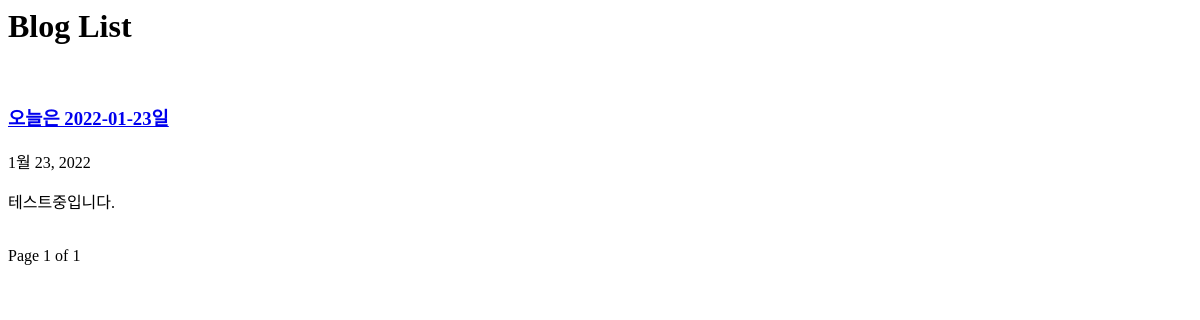
/blog/, run on an earlier commit of the app's database.
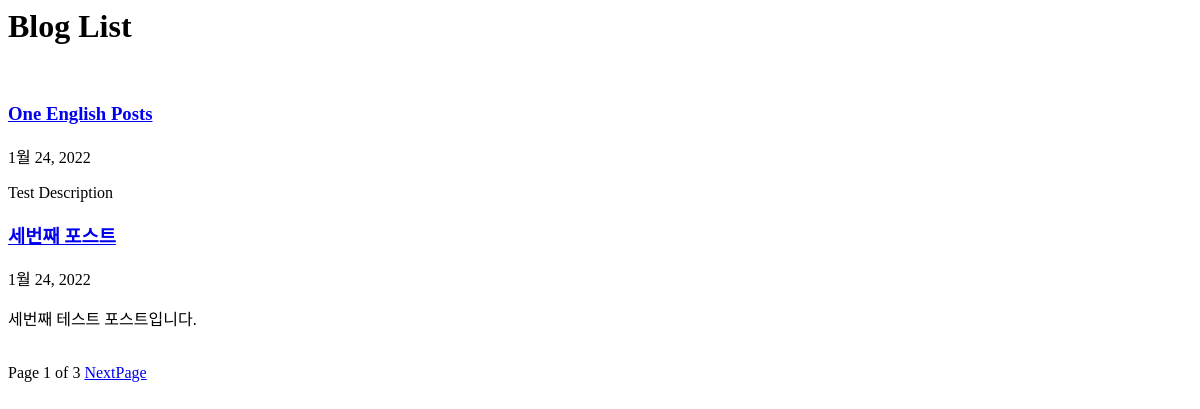
And on a later commit of the database.
### blog/models.py (models this page shows, shortened)
class Post(models.Model):
    title = models.CharField(verbose_name='TITLE', max_length=50)
    slug = models.SlugField('SLUG', unique=True, allow_unicode=True, help_text='one word for title alias')
    description = models.CharField('DESCRIPTION', max_length=100, blank=True, help_text='simple description text')
    content = models.TextField('CONTENT')
    created_dt = models.DateTimeField('CREATE DATE', auto_now_add=True)
    modify_dt = models.DateTimeField('MODIFY DATE', auto_now=True)
    class Meta:
        verbose_name = 'post'
        verbose_name_plural = 'posts'
        db_table = 'blog_posts'
        ordering = ('-modify_dt',)
    def get_absolute_url(self):
        return reverse('blog:post_detail', args=(self.slug,))

### blog/views.py (the view)
# urls.py: path('', views.PostLV.as_view(), name='index'),
class PostLV(ListView):
    model = Post
    template_name = 'blog/post_all.html'
    context_object_name = 'posts'
    paginate_by = 2

### blog/templates/blog/post_all.html (shortened to what this page needs)
<h1>Blog List</h1>
{% for post in posts %}
    <h3><a href='{{ post.get_absolute_url }}'>{{ post.title }}</a></h3>
    {{ post.modify_dt|date:"N d, Y" }}
    <p>{{ post.description }}</p>
{% endfor %}
<div>
    <span>
        Page {{ page_obj.number }} of {{ page_obj.paginator.num_pages }}
        {% if page_obj.has_next %}
            <a href="?page={{ page_obj.next_page_number }}">NextPage</a>
        {% endif %}
    </span>
</div>

What changed in the data, as far as the page shows it:
no longer on this page (row unchanged): Post: title "오늘은 2022-01-23일", modify_dt "1월 23, 2022", description "테스트중입니다."
added Post: title "One English Posts", modify_dt "1월 24, 2022", description "Test Description"
added Post: title "세번째 포스트", modify_dt "1월 24, 2022", description "세번째 테스트 포스트입니다."
Also different on the page:
{{ page_obj.paginator.num_pages }}: "1" → "3"
text now shown: "NextPage"
